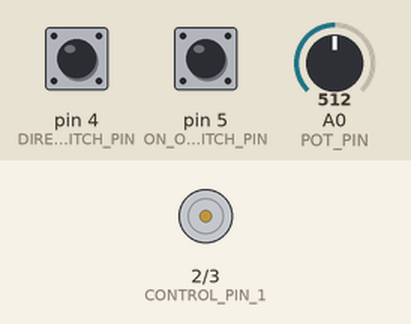
Simulated run of this sketch. Board: Arduino Uno, built with avr-gcc and run on an emulated ATmega328P. On the bench: motor-driver pin pairs drawn as motors (green arrow = first pin HIGH = forward, orange = second pin HIGH = backward, longer = more drive, scaled by the enable pin). The inputs (shaded band) are chosen by the test bench; at power-on: pin 4 (DIRECTION_SWITCH_PIN) LOW, A0 (POT_PIN) = 512, pin 5 (ON_OFF_SWITCH_STATE_SWITCH_PIN) LOW.

Above: at 1.2 s.
1.3 s: pin 4 (DIRECTION_SWITCH_PIN) pulled HIGH for 0.15 s
At 2.7 s:
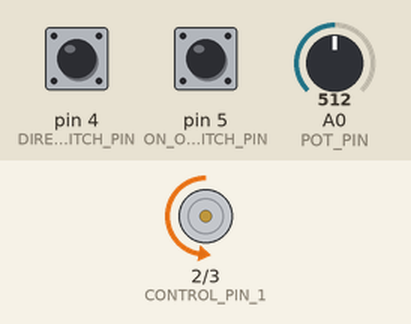
3.0 s: A0 (POT_PIN) set to 716
At 3.8 s:
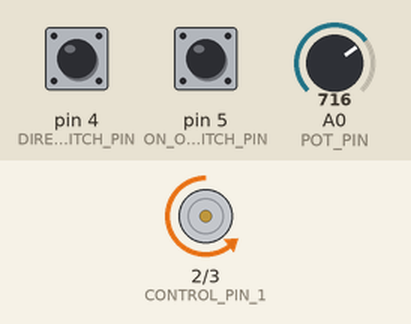
4.5 s: A0 (POT_PIN) set to 900
At 5.0 s:
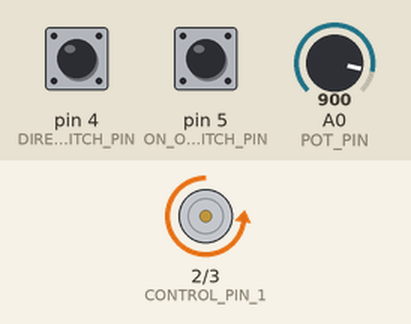
6.0 s: pin 4 (DIRECTION_SWITCH_PIN) pulled HIGH for 1 s
At 6.8 s:
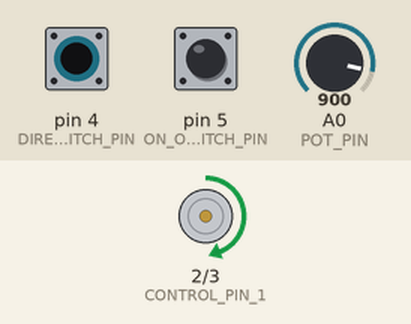
8.5 s: pin 4 (DIRECTION_SWITCH_PIN) pulled HIGH for 0.15 s
11.5 s: pin 4 (DIRECTION_SWITCH_PIN) pulled HIGH for 3.2 s
Timing chart, 0 to 16.2 s (numbered marks = the images above; inputs shaded):
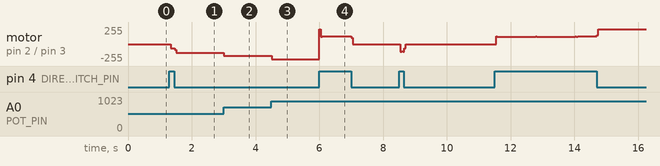

The sketch:

Project10.ino
```cpp
// Declare Constants
const int CONTROL_PIN_1 = 2;
const int CONTROL_PIN_2 = 3;
const int ENABLE_PIN = 9;
const int DIRECTION_SWITCH_PIN = 4;
const int ON_OFF_SWITCH_STATE_SWITCH_PIN = 5;
const int POT_PIN = A0;

// Declare switch state variables
int onOffSwitchState = 0;
int previousOnOffSwitchState = 0;
int directionSwitchState = 0;
int previousDirectionSwitchState = 0;

// Declare motor variables
int motorEnabled = 0;
int motorSpeed = 0;
int motorDirection = 1;

void setup() {
 pinMode(DIRECTION_SWITCH_PIN, INPUT);
 pinMode(ON_OFF_SWITCH_STATE_SWITCH_PIN, INPUT);
 pinMode(CONTROL_PIN_1, OUTPUT);
 pinMode(CONTROL_PIN_2, OUTPUT);
 pinMode(ENABLE_PIN, OUTPUT);
 digitalWrite(ENABLE_PIN, LOW);
}

void loop() {

  onOffSwitchState = digitalRead(ON_OFF_SWITCH_STATE_SWITCH_PIN);
  delay(1);
  directionSwitchState = digitalRead(DIRECTION_SWITCH_PIN);
  motorSpeed = analogRead(POT_PIN)/4;

  if(onOffSwitchState != previousDirectionSwitchState) {
    if(directionSwitchState == HIGH) {
      motorEnabled = !motorEnabled;
    }
  }

  if(directionSwitchState != previousDirectionSwitchState) {
    if(directionSwitchState == HIGH) {
      motorDirection = !motorDirection;
    }
  }

  if(motorDirection == 1) {
    digitalWrite(CONTROL_PIN_1, HIGH);
    digitalWrite(CONTROL_PIN_2, LOW);
   }
  else {
    digitalWrite(CONTROL_PIN_1, LOW);
    digitalWrite(CONTROL_PIN_2, HIGH);
  }

  if(motorEnabled == 1){
    analogWrite(ENABLE_PIN, motorSpeed);
  }
  else {
    analogWrite(ENABLE_PIN, 0);
  }

   previousDirectionSwitchState = directionSwitchState;
   previousOnOffSwitchState = onOffSwitchState;
}
```

Measured:
- after the input at 1.3 s, motor on pin 2 (CONTROL_PIN_1) / pin 3 (CONTROL_PIN_2): stopped → backward 66/255 after 0.05 s, → backward 128/255 0.12 s later
- after the input at 3.0 s, motor on pin 2 (CONTROL_PIN_1) / pin 3 (CONTROL_PIN_2): backward 128/255 → backward 179/255 at once
- after the input at 4.5 s, motor on pin 2 (CONTROL_PIN_1) / pin 3 (CONTROL_PIN_2): backward 179/255 → backward 225/255 at once
- after the input at 6.0 s, motor on pin 2 (CONTROL_PIN_1) / pin 3 (CONTROL_PIN_2): backward 225/255 → forward 115/255 at once, → stopped 1.0 s later
